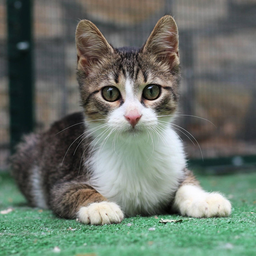
#> input picture image.png, 256 x 256 px, shrunk from 720 x 719 before the run
$ jupyter execute cartoonify.ipynb   (shell and % lines are left out)
#> lines starting #> are read from the running program, lines starting #| are printed output that depends on the picture; after the words box and inside, x2 and y2 are one past the last pixel; in counts of white or black regions, pixels touching at a corner belong together
[cell 1]
import os
import re
import cv2
import numpy as np
import matplotlib.pyplot as plt
from sklearn.cluster import KMeans
import requests
from scipy.interpolate import UnivariateSpline

plt.rcParams['figure.figsize'] = (12, 6)

[cell 2]
def load_image(path):
#> called with path = 'image.png'
    img = cv2.imread(path)
#> img is the input picture: shape (256, 256, 3); mean B, G, R 105.6, 115.6, 105.3
    return cv2.cvtColor(img, cv2.COLOR_BGR2RGB)

img_path = 'image.png'
original_img = load_image(img_path)
plt.axis('off')
plt.title("Original Image")
plt.imshow(original_img)

[cell 3]
def generate_edge_mask(img, line_size=7, blur_value=7):
#> called with line_size = 7, blur_value = 7
    gray = cv2.cvtColor(img, cv2.COLOR_RGB2GRAY)
    blur = cv2.medianBlur(gray, blur_value)
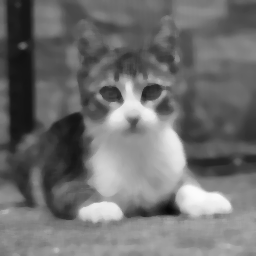
#> blur: shape (256, 256); min 8, max 251, mean 111.3
    edges = cv2.adaptiveThreshold(
        blur, 255, cv2.ADAPTIVE_THRESH_MEAN_C,
        cv2.THRESH_BINARY, line_size, blur_value
    )
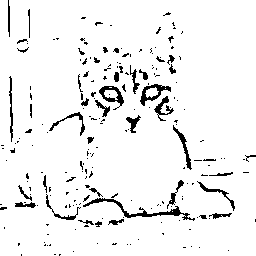
#> edges: shape (256, 256); 94.1% white; black in thin lines or dots
    return edges

edges = generate_edge_mask(original_img)
plt.axis('off')
plt.title("Edge Mask")
plt.imshow(edges, cmap='gray')

[cell 4]
def color_quantization(img, k=7):
#> called with k = 7
    data = img.reshape((-1, 3))
    kmeans = KMeans(n_clusters=k, random_state=42).fit(data)
    clustered = kmeans.cluster_centers_[kmeans.labels_]
    clustered_img = clustered.reshape(img.shape)
    return clustered_img.astype(np.uint8)

quantized_img = color_quantization(original_img)
plt.axis('off')
plt.title("Color Quantized")
plt.imshow(quantized_img)

[cell 5]
def apply_bilateral_filter(img):
    return cv2.bilateralFilter(img, d=7, sigmaColor=200, sigmaSpace=200)

def combine_edges_colors(color_img, edge_mask):
    return cv2.bitwise_and(color_img, color_img, mask=edge_mask)

smoothed_img = apply_bilateral_filter(quantized_img)
cartoon_img = combine_edges_colors(smoothed_img, edges)

# Display
plt.subplot(1, 2, 1)
plt.axis("off")
plt.title("Original")
plt.imshow(original_img)

plt.subplot(1, 2, 2)
plt.axis("off")
plt.title("Cartoonified")
plt.imshow(cartoon_img)

[cell 6]
cartoon_bgr = cv2.cvtColor(cartoon_img, cv2.COLOR_RGB2BGR)
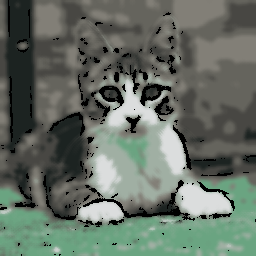
#> cartoon_bgr: shape (256, 256, 3); mean B, G, R 100.3, 110.1, 100.2
cv2.imwrite("cartoon_output.png", cartoon_bgr)
#> Out = True

[cell 7]
def cartoonify_method1(img, num_colors=8, blur_value=7, line_size=7):
#> called with num_colors = 8, blur_value = 7, line_size = 7
    bilateral = cv2.bilateralFilter(img, d=15, sigmaColor=80, sigmaSpace=80)
    data = bilateral.reshape((-1, 3))
    kmeans = KMeans(n_clusters=num_colors, random_state=42, n_init=10)
    kmeans.fit(data)
    quantized_data = kmeans.cluster_centers_[kmeans.labels_]
    quantized_img = quantized_data.reshape(bilateral.shape).astype(np.uint8)
    gray = cv2.cvtColor(img, cv2.COLOR_RGB2GRAY)
    blur = cv2.medianBlur(gray, blur_value)
    edges = cv2.adaptiveThreshold(blur, 255, cv2.ADAPTIVE_THRESH_MEAN_C,
                                  cv2.THRESH_BINARY, line_size, blur_value)
    edges_colored = cv2.cvtColor(edges, cv2.COLOR_GRAY2RGB)
#> edges_colored: shape (256, 256, 3); 94.1% white; black in thin lines or dots
    cartoon = cv2.bitwise_and(quantized_img, edges_colored)
    return cartoon

def cartoonify_method2(img, num_colors=12, ksize=7):
#> called with num_colors = 12, ksize = 7
    img_smooth = cv2.bilateralFilter(img, d=15, sigmaColor=200, sigmaSpace=200)
    data = img_smooth.reshape((-1, 3))
    kmeans = KMeans(n_clusters=num_colors, random_state=42, n_init=10)
    kmeans.fit(data)
    quantized_data = kmeans.cluster_centers_[kmeans.labels_]
    quantized_img = quantized_data.reshape(img_smooth.shape).astype(np.uint8)
    gray = cv2.cvtColor(img, cv2.COLOR_RGB2GRAY)
    edges = cv2.adaptiveThreshold(gray, 255, cv2.ADAPTIVE_THRESH_MEAN_C,
                                  cv2.THRESH_BINARY, ksize, 10)
#> edges: shape (256, 256); 87.8% white; black in thin lines or dots
    edges = cv2.dilate(edges, np.ones((2,2), np.uint8), iterations=1)
#> edges: shape (256, 256); 96.8% white; black in thin lines or dots
    edges = cv2.erode(edges, np.ones((2,2), np.uint8), iterations=1)
#> edges: shape (256, 256); 92.5% white; black in thin lines or dots
    edges_colored = cv2.cvtColor(edges, cv2.COLOR_GRAY2RGB)
#> edges_colored: shape (256, 256, 3); 92.5% white; black in thin lines or dots
    edges_colored = 255 - edges_colored
#> edges_colored: shape (256, 256, 3); 7.5% white in thin lines or dots
    cartoon = cv2.multiply(quantized_img.astype(np.float32),
                          edges_colored.astype(np.float32) / 255.0)
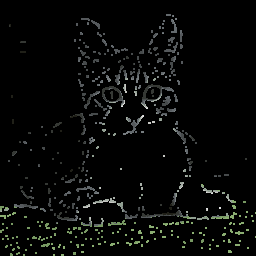
#> cartoon: shape (256, 256, 3) float32; mean B, G, R 7.4, 8.3, 7.5
    return cartoon.astype(np.uint8)

def cartoonify_method3(img, num_colors=8, blur_value=7):
#> called with num_colors = 8, blur_value = 7
    smooth = img.copy()
    for _ in range(3):
        smooth = cv2.bilateralFilter(smooth, d=9, sigmaColor=200, sigmaSpace=200)
    data = smooth.reshape((-1, 3))
    kmeans = KMeans(n_clusters=num_colors, random_state=42, n_init=10)
    kmeans.fit(data)
    quantized_data = kmeans.cluster_centers_[kmeans.labels_]
    quantized = quantized_data.reshape(smooth.shape).astype(np.uint8)
    gray = cv2.cvtColor(img, cv2.COLOR_RGB2GRAY)
    edges = cv2.adaptiveThreshold(gray, 255, cv2.ADAPTIVE_THRESH_MEAN_C,
                                  cv2.THRESH_BINARY, blur_value, blur_value)
#> edges: shape (256, 256); 82.8% white; black in thin lines or dots
    edges = cv2.medianBlur(edges, 5)
#> edges: shape (256, 256); 91.9% white; 210 black regions (149 under 20 px), largest, box (x1, y1, x2, y2) and area: (92, 197, 182, 218) 408, (141, 84, 172, 106) 235, (200, 184, 236, 218) 229
    edges_3d = np.stack([edges, edges, edges], axis=2)
    cartoon = cv2.bitwise_and(quantized, edges_3d)
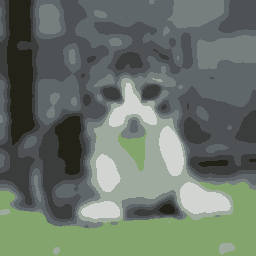
#> quantized: shape (256, 256, 3); mean of channels 0, 1, 2 104.8, 115, 104.9; drawn as B, G, R
    return cartoon

def oil_painting_effect(img, size=7, dynRatio=1):
#> called with size = 7, dynRatio = 1
    return cv2.xphoto.oilPainting(img, size, dynRatio)
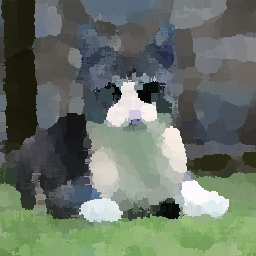
#> returned value: shape (256, 256, 3); mean of channels 0, 1, 2 101.8, 113.1, 103.2; drawn as B, G, R

def pencil_sketch_cartoon(img):
    gray = cv2.cvtColor(img, cv2.COLOR_RGB2GRAY)
    inv_gray = 255 - gray
    blur_inv = cv2.GaussianBlur(inv_gray, (25, 25), 0, 0)
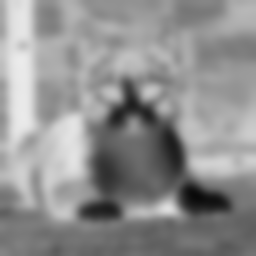
#> blur_inv: shape (256, 256); min 9, max 235, mean 143.7
    sketch = cv2.divide(gray, 255 - blur_inv, scale=256)
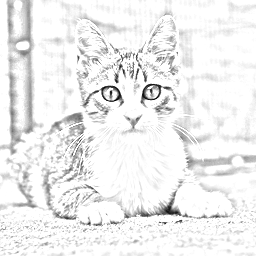
#> sketch: shape (256, 256); min 3, max 255, mean 238.7
    cartoon = cv2.bilateralFilter(img, d=20, sigmaColor=200, sigmaSpace=200)
    data = cartoon.reshape((-1, 3))
    data = np.float32(data)
    criteria = (cv2.TERM_CRITERIA_EPS + cv2.TERM_CRITERIA_MAX_ITER, 10, 1.0)
    _, labels, centers = cv2.kmeans(data, 6, None, criteria, 10, cv2.KMEANS_RANDOM_CENTERS)
#> centers = [[85.87, 83.7, 79.07], [207.8, 210.1, 208.1], [113.4, 111.8, 105.1], [110.4, 164.5, 131.7], [158.3, 168.9, 158.5], [41.72, 47.74, 46.12]]
    centers = np.uint8(centers)
#> centers = [[85, 83, 79], [207, 210, 208], [113, 111, 105], [110, 164, 131], [158, 168, 158], [41, 47, 46]]
    cartoon_quantized = centers[labels.flatten()].reshape(img.shape)
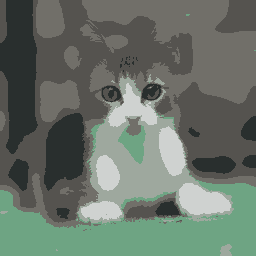
#> cartoon_quantized: shape (256, 256, 3); mean R, G, B 104.6, 114.9, 105.3
    edges = cv2.adaptiveThreshold(gray, 255, cv2.ADAPTIVE_THRESH_MEAN_C,
                                  cv2.THRESH_BINARY, 7, 7)
    sketch_3d = cv2.cvtColor(sketch, cv2.COLOR_GRAY2RGB)
    edges_3d = cv2.cvtColor(edges, cv2.COLOR_GRAY2RGB)
#> edges_3d: shape (256, 256, 3); 82.8% white; black in thin lines or dots
    edges_mask = edges_3d.astype(np.float32) / 255.0
#> edges_mask: shape (256, 256, 3) float32; values 0 (black) and 1 (white), 82.8% white; black in thin lines or dots
    cartoon_float = cartoon_quantized.astype(np.float32) / 255.0
    sketch_float = sketch_3d.astype(np.float32) / 255.0
    result = cartoon_float * edges_mask * sketch_float
    return np.clip(result * 255, 0, 255).astype(np.uint8)
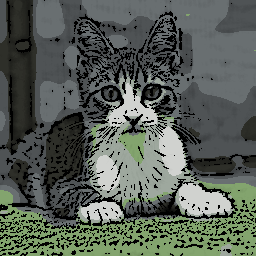
#> returned value: shape (256, 256, 3); mean of channels 0, 1, 2 85.9, 93.6, 86.1; drawn as B, G, R

def enhanced_cartoon(img, flags=2, sigma_s=50, sigma_r=0.4, k=7):
#> called with flags = 2, sigma_s = 50, sigma_r = 0.4, k = 7
    smooth = cv2.edgePreservingFilter(img, flags=flags, sigma_s=sigma_s, sigma_r=sigma_r)
    data = smooth.reshape((-1, 3))
    kmeans = KMeans(n_clusters=k, random_state=42, n_init=10)
    kmeans.fit(data)
    quantized_data = kmeans.cluster_centers_[kmeans.labels_]
    quantized = quantized_data.reshape(smooth.shape).astype(np.uint8)
    return quantized

[cell 8]
def sanitize_filename(name):
    """Replace spaces and special characters for safe filenames"""
    name = re.sub(r'[^a-zA-Z0-9_]', '_', name)  # Only alphanumeric + underscore
    return name.lower().strip('_')

def compare_methods(img_path, save_dir="cartoon_outputs"):
    img = load_image(img_path)

    methods = [
        ("Method 1: Enhanced Current", cartoonify_method1(img)),
        ("Method 2: Advanced Filter", cartoonify_method2(img)),
        ("Method 3: Anime Style", cartoonify_method3(img)),
        ("Method 4: Oil Painting", oil_painting_effect(img)),
        ("Method 5: Pencil + Color", pencil_sketch_cartoon(img)),
        ("Method 6: Edge Preserving", enhanced_cartoon(img))
    ]

    os.makedirs(save_dir, exist_ok=True)

    cols = 3
    rows = int(np.ceil(len(methods) / cols))
#> rows = 2
    fig, axes = plt.subplots(rows, cols, figsize=(16, 5 * rows))
    axes = axes.ravel()

    for i, (title, image) in enumerate(methods):
        axes[i].imshow(image)
        axes[i].set_title(title)
        axes[i].axis('off')

        filename = sanitize_filename(title) + ".png"
        full_path = os.path.join(save_dir, filename)
        image_bgr = cv2.cvtColor(image, cv2.COLOR_RGB2BGR)
        success = cv2.imwrite(full_path, image_bgr)
        if not success:
            print(f"Failed to save {title} at {full_path}")
        else:
            print(f"Saved: {full_path}")
#> this loop made 6 passes
#> (title, name in sanitize_filename, filename) on passes 1 to 6: ('Method 1: Enhanced Current', 'Method_1__Enhanced_Current', 'method_1__enhanced_current.png'), ('Method 2: Advanced Filter', 'Method_2__Advanced_Filter', 'method_2__advanced_filter.png'), ('Method 3: Anime Style', 'Method_3__Anime_Style', 'method_3__anime_style.png'), ('Method 4: Oil Painting', 'Method_4__Oil_Painting', 'method_4__oil_painting.png'), ('Method 5: Pencil + Color', 'Method_5__Pencil___Color', 'method_5__pencil___color.png'), ('Method 6: Edge Preserving', 'Method_6__Edge_Preserving', 'method_6__edge_preserving.png')
#| Saved: cartoon_outputs/method_1__enhanced_current.png
#| Saved: cartoon_outputs/method_2__advanced_filter.png
#| Saved: cartoon_outputs/method_3__anime_style.png
#| Saved: cartoon_outputs/method_4__oil_painting.png
#| Saved: cartoon_outputs/method_5__pencil___color.png
#| Saved: cartoon_outputs/method_6__edge_preserving.png

    for j in range(len(methods), len(axes)):
        axes[j].axis('off')
#> this loop made 0 passes

    plt.tight_layout()
    plt.show()
